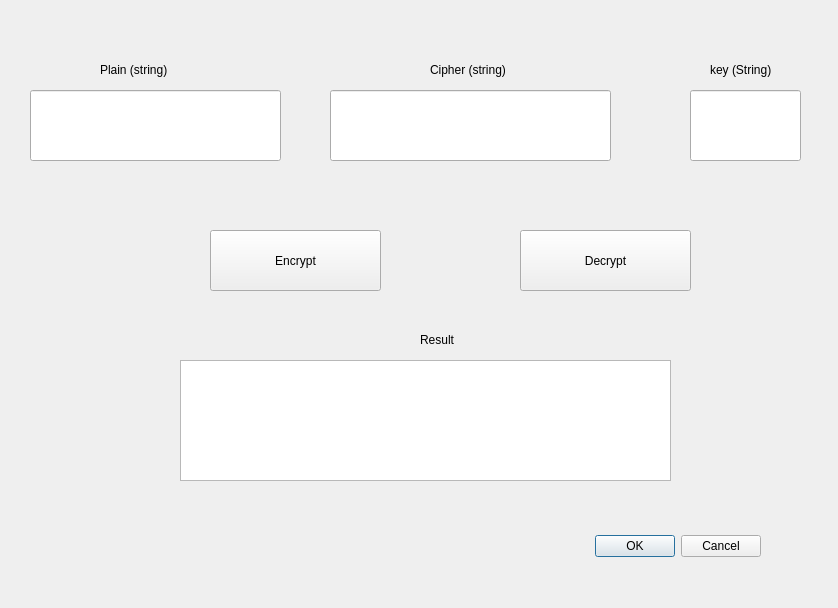
<?xml version="1.0" encoding="UTF-8"?>
<ui version="4.0">
 <class>qtdes</class>
 <widget class="QDialog" name="qtdes">
  <property name="geometry">
   <rect>
    <x>0</x>
    <y>0</y>
    <width>838</width>
    <height>608</height>
   </rect>
  </property>
  <property name="windowTitle">
   <string>Dialog</string>
  </property>
  <widget class="QDialogButtonBox" name="buttonBox">
   <property name="geometry">
    <rect>
     <x>420</x>
     <y>530</y>
     <width>341</width>
     <height>32</height>
    </rect>
   </property>
   <property name="orientation">
    <enum>Qt::Horizontal</enum>
   </property>
   <property name="standardButtons">
    <set>QDialogButtonBox::Cancel|QDialogButtonBox::Ok</set>
   </property>
  </widget>
  <widget class="QLabel" name="CipherLabel">
   <property name="geometry">
    <rect>
     <x>430</x>
     <y>60</y>
     <width>101</width>
     <height>20</height>
    </rect>
   </property>
   <property name="text">
    <string>Cipher (string)</string>
   </property>
  </widget>
  <widget class="QLineEdit" name="PlainLineEdit">
   <property name="geometry">
    <rect>
     <x>30</x>
     <y>90</y>
     <width>251</width>
     <height>71</height>
    </rect>
   </property>
  </widget>
  <widget class="QLineEdit" name="CipherLineEdit">
   <property name="geometry">
    <rect>
     <x>330</x>
     <y>90</y>
     <width>281</width>
     <height>71</height>
    </rect>
   </property>
  </widget>
  <widget class="QLabel" name="PlainLabel">
   <property name="geometry">
    <rect>
     <x>100</x>
     <y>60</y>
     <width>91</width>
     <height>20</height>
    </rect>
   </property>
   <property name="text">
    <string>Plain (string)</string>
   </property>
  </widget>
  <widget class="QLabel" name="CipherLabel_2">
   <property name="geometry">
    <rect>
     <x>420</x>
     <y>330</y>
     <width>91</width>
     <height>20</height>
    </rect>
   </property>
   <property name="text">
    <string>Result</string>
   </property>
  </widget>
  <widget class="QLabel" name="KeyLabel">
   <property name="geometry">
    <rect>
     <x>710</x>
     <y>60</y>
     <width>91</width>
     <height>20</height>
    </rect>
   </property>
   <property name="text">
    <string>key (String)</string>
   </property>
  </widget>
  <widget class="QPushButton" name="EncryptPushButton">
   <property name="geometry">
    <rect>
     <x>210</x>
     <y>230</y>
     <width>171</width>
     <height>61</height>
    </rect>
   </property>
   <property name="text">
    <string>Encrypt</string>
   </property>
  </widget>
  <widget class="QPushButton" name="DecryptPushButton">
   <property name="geometry">
    <rect>
     <x>520</x>
     <y>230</y>
     <width>171</width>
     <height>61</height>
    </rect>
   </property>
   <property name="text">
    <string>Decrypt</string>
   </property>
  </widget>
  <widget class="QTextBrowser" name="OutputTextBrowser">
   <property name="geometry">
    <rect>
     <x>180</x>
     <y>360</y>
     <width>491</width>
     <height>121</height>
    </rect>
   </property>
  </widget>
  <widget class="QLineEdit" name="KeyLineEdit">
   <property name="geometry">
    <rect>
     <x>690</x>
     <y>90</y>
     <width>111</width>
     <height>71</height>
    </rect>
   </property>
  </widget>
 </widget>
 <resources/>
 <connections>
  <connection>
   <sender>buttonBox</sender>
   <signal>accepted()</signal>
   <receiver>qtdes</receiver>
   <slot>accept()</slot>
   <hints>
    <hint type="sourcelabel">
     <x>248</x>
     <y>254</y>
    </hint>
    <hint type="destinationlabel">
     <x>157</x>
     <y>274</y>
    </hint>
   </hints>
  </connection>
  <connection>
   <sender>buttonBox</sender>
   <signal>rejected()</signal>
   <receiver>qtdes</receiver>
   <slot>reject()</slot>
   <hints>
    <hint type="sourcelabel">
     <x>316</x>
     <y>260</y>
    </hint>
    <hint type="destinationlabel">
     <x>286</x>
     <y>274</y>
    </hint>
   </hints>
  </connection>
 </connections>
</ui>
